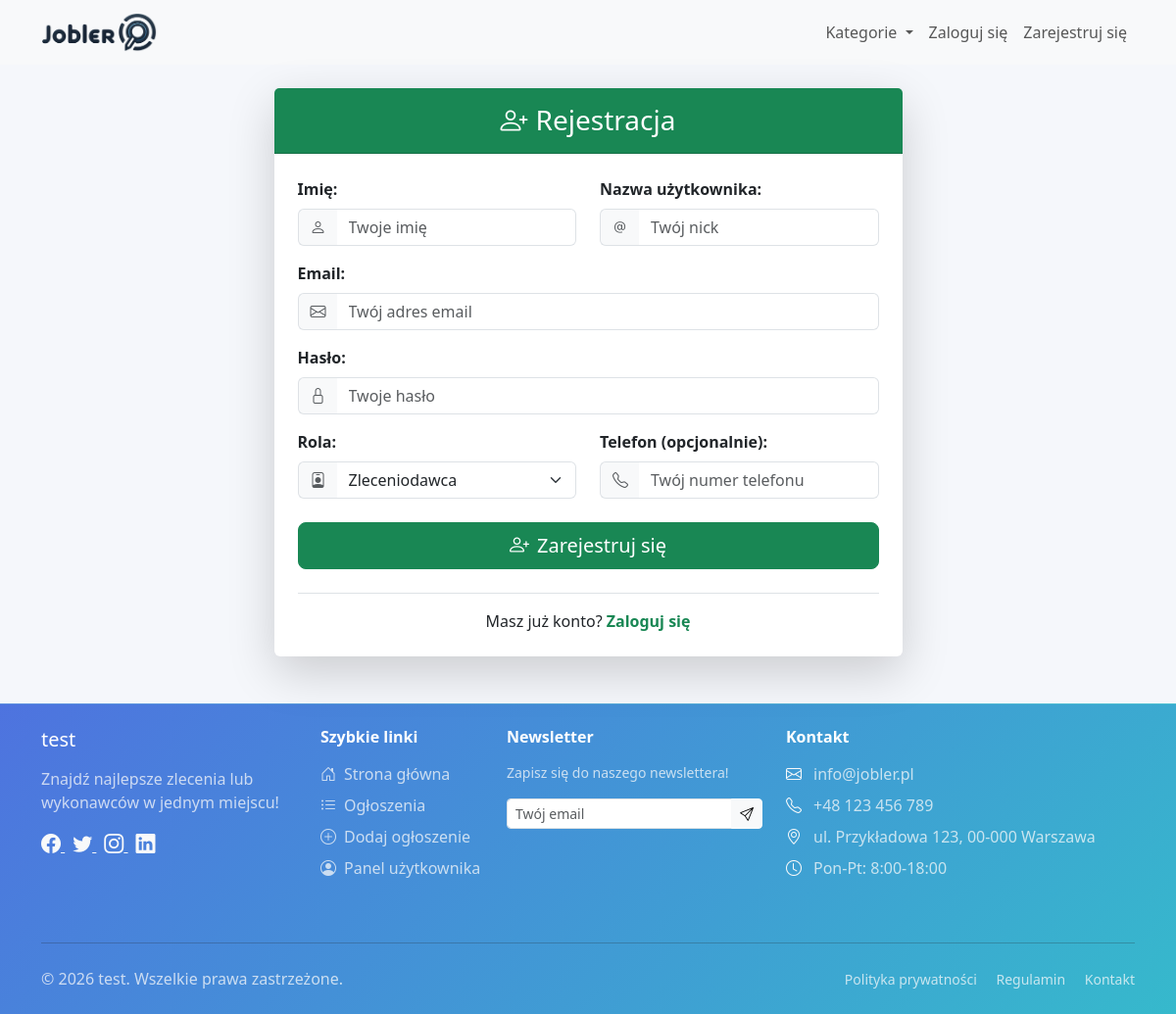
/register.php, run on the app's committed database.
### tables this page shows
CREATE TABLE `site_settings` (
  `id` int(11) NOT NULL,
  `title` varchar(255) NOT NULL,
  `logo` varchar(255) NOT NULL,
  `categories` text DEFAULT NULL,
  `meta_description` text DEFAULT NULL,
  `meta_keywords` text DEFAULT NULL,
  `max_ads` int(11) DEFAULT 10,
  `promotion_fee` decimal(10,2) DEFAULT 10.00,
  `facebook_url` varchar(255) DEFAULT NULL,
  `twitter_url` varchar(255) DEFAULT NULL,
  `instagram_url` varchar(255) DEFAULT NULL,
  `linkedin_url` varchar(255) DEFAULT NULL,
  `contact_email` varchar(255) DEFAULT NULL,
  `contact_phone` varchar(50) DEFAULT NULL,
  `contact_address` text DEFAULT NULL,
  `business_hours` varchar(255) DEFAULT NULL,
  `created_at` timestamp NOT NULL DEFAULT current_timestamp(),
  `updated_at` timestamp NOT NULL DEFAULT current_timestamp() ON UPDATE current_timestamp(),
  `allow_registration` tinyint(1) NOT NULL DEFAULT 0,
  `smtp_server` varchar(255) DEFAULT NULL,
  `smtp_port` int(11) DEFAULT NULL,
  `smtp_username` varchar(255) DEFAULT NULL,
  `smtp_password` varchar(255) DEFAULT NULL,
  `default_language` varchar(10) NOT NULL DEFAULT 'pl',
  `layout_variant` varchar(50) NOT NULL DEFAULT 'classic',
  `company_name` varchar(255) DEFAULT NULL,
  `company_tax_id` varchar(50) DEFAULT NULL,
  `company_addresses` text DEFAULT NULL,
  `company_emails` text DEFAULT NULL,
  `company_phones` text DEFAULT NULL,
  `favicon` varchar(255) DEFAULT NULL,
  `meta_title` varchar(255) DEFAULT NULL,
  `maintenance_mode` tinyint(1) NOT NULL DEFAULT 0,
  `maintenance_message` text DEFAULT NULL,
  `email_templates` mediumtext DEFAULT NULL,
  `sitemap_enabled` tinyint(1) NOT NULL DEFAULT 1,
  `sitemap_last_generated` datetime DEFAULT NULL,
  `last_system_backup` varchar(255) DEFAULT NULL,
  `last_database_backup` varchar(255) DEFAULT NULL
);

### register.php (the view, shortened to what the rows shown need)
<?php
require_once 'models/SiteSettings.php';
?>
<!DOCTYPE html>
<html lang="pl">
<head>
    <link href="https://cdn.jsdelivr.net/npm/bootstrap@5.3.3/dist/css/bootstrap.min.css" rel="stylesheet">
    <link rel="stylesheet" href="https://cdn.jsdelivr.net/npm/bootstrap-icons@1.11.3/font/bootstrap-icons.min.css">
    <link rel="stylesheet" href="/css/style.css">
</head>
<body class="d-flex flex-column min-vh-100">
    <?php
    include 'templates/navbar.php';
    ?>
    <?php
    include 'templates/footer.php';
    ?>
</body>
</html>

### templates/navbar.php (shortened to what the rows shown need)
<?php
require_once __DIR__ . '/../models/SiteSettings.php';
$siteSettingsModel = new SiteSettings();
$siteSettings = $siteSettingsModel->getSettings();
$logo = $siteSettings['logo'] ?? 'logo.png';
$siteTitle = $siteSettings['title'] ?? 'Jobler';
?>
<nav class="navbar navbar-expand-lg navbar-light bg-light">
  <div class="container">
    <a class="navbar-brand" href="/">
      <img src="../../img/<?= htmlspecialchars($logo) ?>" alt="<?= htmlspecialchars($siteTitle) ?>" style="height: 40px;">
    </a>
  </div>
</nav>

### templates/footer.php (shortened to what the rows shown need)
<?php
require_once __DIR__ . '/../models/SiteSettings.php';
$siteSettingsModel = new SiteSettings();
$siteSettings = $siteSettingsModel->getSettings();
$siteTitle = $siteSettings['title'] ?? 'Jobler';
?>
<footer class="footer mt-auto py-4" style="background: linear-gradient(135deg, var(--primary-color) 0%, var(--accent-color) 100%);">
    <div class="container">
        <div class="row">
            <div class="col-lg-3 col-md-6 mb-4">
                <div class="footer-brand d-flex align-items-center mb-3">
                    <h5 class="text-white mb-0"><?= htmlspecialchars($siteTitle) ?></h5>
                </div>
            </div>
            <div class="col-lg-4 col-md-6 mb-4">
                <div class="contact-info">
                    <?php if (!empty($siteSettings['contact_email'])): ?>
                    <div class="d-flex align-items-center mb-2">
                        <i class="bi bi-envelope text-light me-2"></i>
                        <span class="text-light opacity-75"><?= htmlspecialchars($siteSettings['contact_email']) ?></span>
                    </div>
                    <?php endif; ?>
                    <?php if (!empty($siteSettings['contact_phone'])): ?>
                    <div class="d-flex align-items-center mb-2">
                        <i class="bi bi-telephone text-light me-2"></i>
                        <span class="text-light opacity-75"><?= htmlspecialchars($siteSettings['contact_phone']) ?></span>
                    </div>
                    <?php endif; ?>
                    <?php if (!empty($siteSettings['contact_address'])): ?>
                    <div class="d-flex align-items-center mb-2">
                        <i class="bi bi-geo-alt text-light me-2"></i>
                        <span class="text-light opacity-75"><?= htmlspecialchars($siteSettings['contact_address']) ?></span>
                    </div>
                    <?php endif; ?>
                    <?php if (!empty($siteSettings['business_hours'])): ?>
                    <div class="d-flex align-items-center mb-2">
                        <i class="bi bi-clock text-light me-2"></i>
                        <span class="text-light opacity-75"><?= htmlspecialchars($siteSettings['business_hours']) ?></span>
                    </div>
                    <?php endif; ?>
                </div>
            </div>
        </div>
        <div class="row align-items-center">
            <div class="col-md-6">
                <p class="text-light opacity-75 mb-0">
                    &copy; <?= date('Y') ?> <?= htmlspecialchars($siteTitle) ?>. Wszelkie prawa zastrzeżone.
                </p>
            </div>
        </div>
    </div>
</footer>
</body>
</html>

### data on the page
site_settings: logo+title (picture), title "test", contact_email "info@jobler.pl", contact_phone "+48 123 456 789", contact_address "ul. Przykładowa 123, 00-000 Warszawa", business_hours "Pon-Pt: 8:00-18:00"
